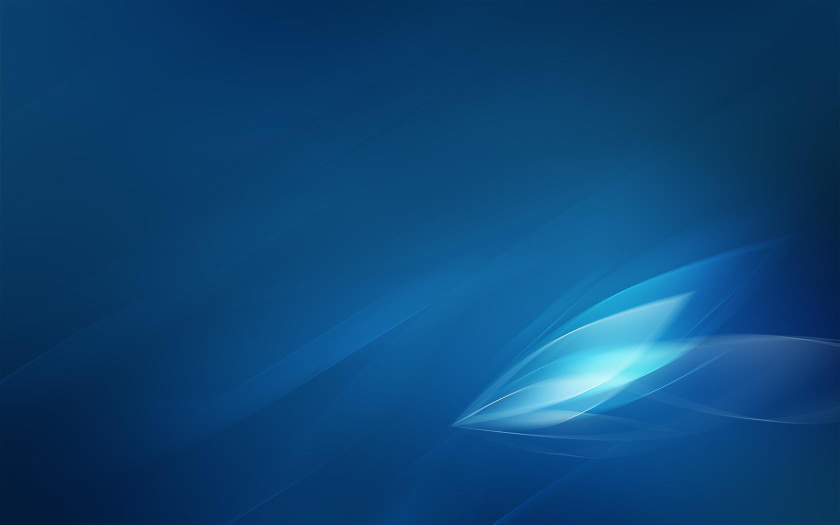
#> input picture reg.jpg, 1680 x 1050 px (shown at 1/2 size)
$ python -i Graphs.py   (imports and definitions only)
#> lines starting #> are read from the running program, lines starting #| are printed output that depends on the picture


def Graphs():
    import tkinter as tk

    import pandas as pd
    from PIL import Image,ImageTk
    from tkinter import ttk


    root= tk.Tk()
    '''root = tk.Toplevel()'''
    root.title("Work force attrition ")

    w,h = root.winfo_screenwidth(), root.winfo_screenheight()
    root.geometry("%dx%d+0+0"%(w,h))

    image4 =Image.open('reg.jpg')
#> image4 is the input picture: PIL image 1680x1050 RGB; mean R, G, B 12.4, 70.1, 118.2
    image4 =image4.resize((w,h))
#> image4: PIL image 1920x1080 RGB

    background_image=ImageTk.PhotoImage(image4)
    background_label = tk.Label(root, image=background_image)
    background_label.image=background_image
    background_label.place(x=0, y=0)

    image4 =Image.open('Bar.png')
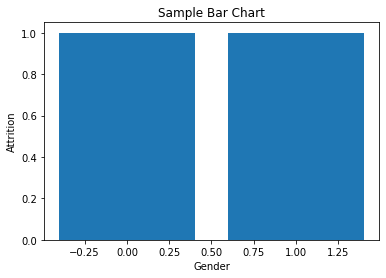
#> input picture Bar.png, 386 x 278 px
#> image4 is the input picture: PIL image 386x278 RGBA; mean R, G, B, A 133, 179.1, 211.1, 255
    image4 =image4.resize((360,260))
#> image4: PIL image 360x260 RGBA

    background_image=ImageTk.PhotoImage(image4)
    background_label = tk.Label(root, image=background_image)
    background_label.image=background_image
    background_label.place(x=0, y=0)
    #############################################

    image4 =Image.open('Correlation.png')
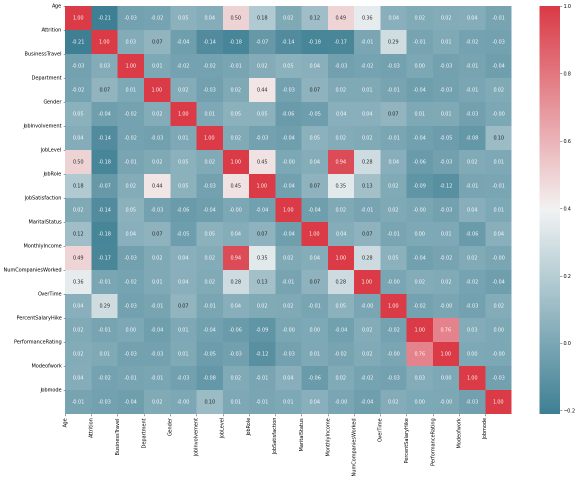
#> input picture Correlation.png, 1158 x 958 px (shown at 1/2 size)
#> image4 is the input picture: PIL image 1158x958 RGBA; mean R, G, B, A 174.7, 191, 199.3, 255
    image4 =image4.resize((360,260))
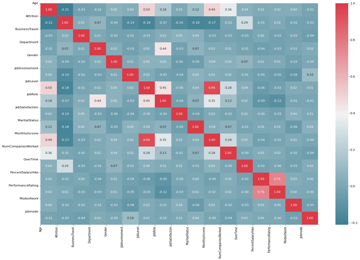
#> image4: PIL image 360x260 RGBA; mean R, G, B, A 174.6, 190.9, 199.3, 255

    background_image=ImageTk.PhotoImage(image4)
    background_label = tk.Label(root, image=background_image)
    background_label.image=background_image
    background_label.place(x=0, y=300)

    image4 =Image.open('grades.png')
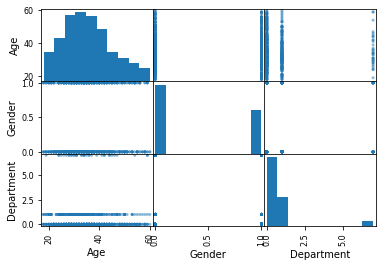
#> input picture grades.png, 382 x 267 px
#> image4 is the input picture: PIL image 382x267 RGBA; mean R, G, B, A 228.4, 236.1, 241.5, 255
    image4 =image4.resize((360,260))
#> image4: PIL image 360x260 RGBA

    background_image=ImageTk.PhotoImage(image4)
    background_label = tk.Label(root, image=background_image)
    background_label.image=background_image
    background_label.place(x=900, y=0)


    image4 =Image.open('grades2.png')
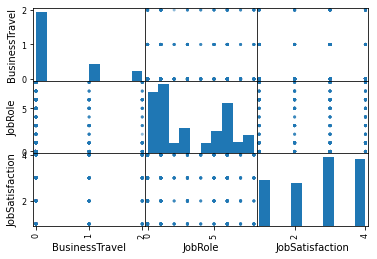
#> input picture grades2.png, 377 x 259 px
#> image4 is the input picture: PIL image 377x259 RGBA; mean R, G, B, A 229.3, 236.5, 241.5, 255
    image4 =image4.resize((360,260))
#> image4: PIL image 360x260 RGBA

    background_image=ImageTk.PhotoImage(image4)
    background_label = tk.Label(root, image=background_image)
    background_label.image=background_image
    background_label.place(x=450, y=0)

    ######################################################
    image4 =Image.open('Acc.png')
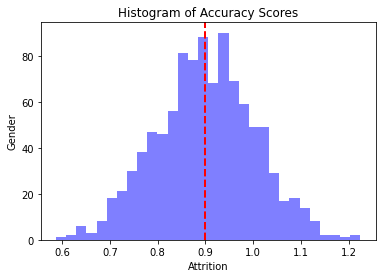
#> input picture Acc.png, 382 x 278 px
#> image4 is the input picture: PIL image 382x278 RGBA; mean R, G, B, A 222.5, 221.8, 249.7, 255
    image4 =image4.resize((360,260))
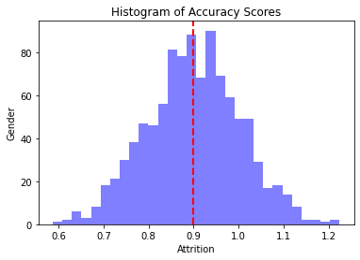
#> image4: PIL image 360x260 RGBA; mean R, G, B, A 222.1, 221.4, 249.4, 255

    background_image=ImageTk.PhotoImage(image4)
    background_label = tk.Label(root, image=background_image)
    background_label.image=background_image
    background_label.place(x=450, y=300)

    # [34 lines of commented-out code are left out]

    def window():
       root.destroy()

    '''button4=tk.Button(root,foreground="white",background="black",font=("Tempus Sans ITC",14,"bold"),text="Graphs",command=Graphs,width=20,height=2)
    button4.place(x=45,y=530)'''

    root.mainloop()


# [1 line not run here, left out]


>>> result = Graphs()
